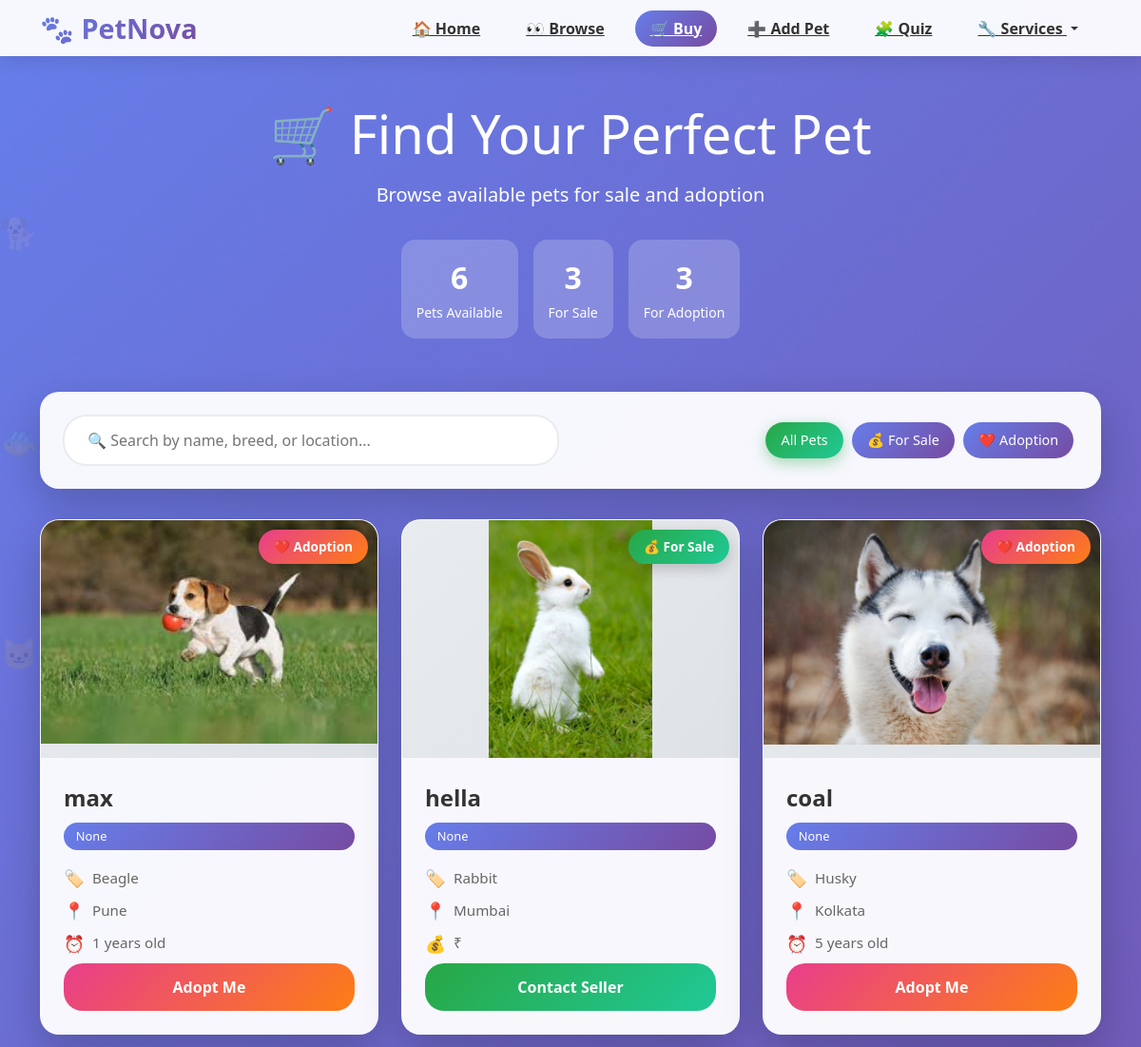
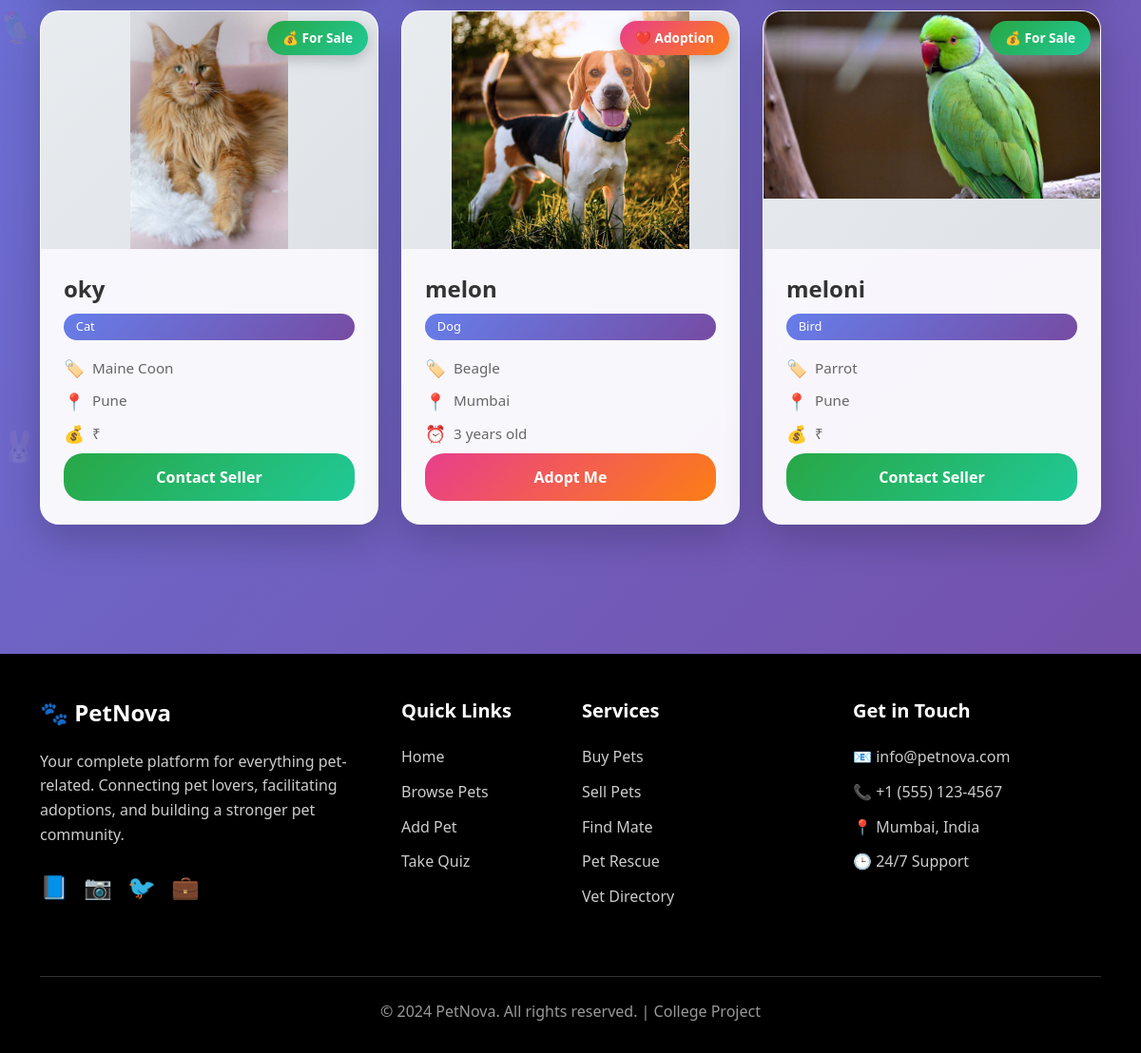
/buy, run on the app's committed database (2 pictures, top to bottom).
### tables this page shows
CREATE TABLE pets (
                id INTEGER PRIMARY KEY AUTOINCREMENT,
                name TEXT,
                breed TEXT,
                location TEXT,
                age INTEGER,
                purpose TEXT,
                photo TEXT
            , category TEXT);

### pet mate/app.py (the view)
@app.route('/buy')
def buy_pets():
    conn = sqlite3.connect("pets.db")
    conn.row_factory = sqlite3.Row  # Option A: allows attribute-like access in templates
    pets = conn.execute(
        "SELECT * FROM pets WHERE purpose IN ('Sale', 'Adoption')"
    ).fetchall()
    conn.close()
    return render_template('buy_pets.html', pets=pets)

### pet mate/templates/buy_pets.html (shortened to what this page needs)
<!DOCTYPE html>
<html>
<head>
    <link rel="stylesheet" href="https://cdn.jsdelivr.net/npm/bootstrap@5.3.0/dist/css/bootstrap.min.css">
</head>
<body>
    <nav class="navbar navbar-expand-lg navbar-custom">
        <div class="container">
            <a class="navbar-brand-custom" href="/">
                🐾 PetNova
            </a>
            <div class="collapse navbar-collapse" id="navbarNav">
                <ul class="navbar-nav ms-auto">
                    <li class="nav-item">
                        <a class="nav-link-custom" href="/">🏠 Home</a>
                    </li>
                    <li class="nav-item">
                        <a class="nav-link-custom" href="/pets">👀 Browse</a>
                    </li>
                    <li class="nav-item">
                        <a class="nav-link-custom active" href="/buy">🛒 Buy</a>
                    </li>
                    <li class="nav-item">
                        <a class="nav-link-custom" href="/add">➕ Add Pet</a>
                    </li>
                    <li class="nav-item">
                        <a class="nav-link-custom" href="/quiz">🧩 Quiz</a>
                    </li>
                    <li class="nav-item dropdown">
                        <a class="nav-link-custom dropdown-toggle" href="#" id="servicesDropdown" role="button" data-bs-toggle="dropdown" aria-expanded="false">
                            🔧 Services
                        </a>
                    </li>
                </ul>
            </div>
        </div>
    </nav>
    <div class="floating-elements">
        <div class="floating-pet" style="top: 10%; animation-delay: 0s;">🐕</div>
        <div class="floating-pet" style="top: 30%; animation-delay: 7s;">🐱</div>
        <div class="floating-pet" style="top: 50%; animation-delay: 14s;">🦜</div>
        <div class="floating-pet" style="top: 70%; animation-delay: 21s;">🐰</div>
        <div class="floating-pet" style="top: 20%; animation-delay: 5s;">🐠</div>
    </div>
    <div class="content-wrapper">
        <div class="hero-section">
            <div class="container">
                <h1 class="display-4 mb-3">🛒 Find Your Perfect Pet</h1>
                <p class="lead">Browse available pets for sale and adoption</p>
                <div class="d-flex justify-content-center flex-wrap mt-4">
                    <div class="stats-badge">
                        <span class="stats-number" id="totalPets">0</span>
                        <small>Pets Available</small>
                    </div>
                    <div class="stats-badge">
                        <span class="stats-number" id="forSale">0</span>
                        <small>For Sale</small>
                    </div>
                    <div class="stats-badge">
                        <span class="stats-number" id="forAdoption">0</span>
                        <small>For Adoption</small>
                    </div>
                </div>
            </div>
        </div>
        <div class="container pb-5">
            <div class="filter-section">
                <div class="row align-items-center">
                    <div class="col-md-6 mb-3 mb-md-0">
                        <input type="text" class="search-box" id="searchInput" placeholder="🔍 Search by name, breed, or location...">
                    </div>
                    <div class="col-md-6">
                        <div class="d-flex flex-wrap justify-content-md-end">
                            <button class="filter-btn active" data-filter="all">All Pets</button>
                            <button class="filter-btn" data-filter="Sale">💰 For Sale</button>
                            <button class="filter-btn" data-filter="Adoption">❤️ Adoption</button>
                        </div>
                    </div>
                </div>
            </div>
             <div class="row" id="petGrid">
                {% for pet in pets %}
                <div class="col-lg-4 col-md-6 mb-4 pet-item fade-in"
                data-name="{{ pet.name }}"
                data-breed="{{ pet.breed }}"
                data-location="{{ pet.location }}"
                data-purpose="{{ pet.purpose }}"
                data-category="{{ pet.category }}">
                <div class="pet-card">
                    <div class="pet-image-container">
                        <img class="pet-image" src="{{ url_for('static', filename='uploads/' ~ pet['photo']) }}" alt="{{ pet.name }}" onerror="this.style.display='none'; this.nextElementSibling.style.display='flex';">
                        <div class="pet-badge
                            {% if pet.purpose == 'Sale' %}badge-sale{% elif pet.purpose == 'Adoption' %}badge-adoption{% else %}badge-mate{% endif %}">
                            {% if pet.purpose == 'Sale' %}💰 For Sale{% elif pet.purpose == 'Adoption' %}❤️ Adoption{% else %}💕 Mate{% endif %}
                        </div>
                    </div>
                    <div class="pet-content">
                        <div class="pet-name">{{ pet.name }}</div>
                        <span class="pet-category">{{ pet.category }}</span>
                        <div class="pet-info">
                            <span class="pet-info-icon">🏷️</span>
                            <span>{{ pet.breed }}</span>
                        </div>
                        <div class="pet-info">
                            <span class="pet-info-icon">📍</span>
                            <span>{{ pet.location }}</span>
                        </div>
                        {% if pet.purpose == 'Sale' %}
                        <div class="pet-info">
                            <span class="pet-info-icon">💰</span>
                            <span>₹{{ pet.price }}</span>
                        </div>
                        {% elif pet.purpose == 'Adoption' %}
                        <div class="pet-info">
                            <span class="pet-info-icon">⏰</span>
                            <span>{{ pet.age }} years old</span>
                        </div>
                        {% endif %}
                        <button class="btn-action
                        {% if pet.purpose == 'Sale' %}btn-buy{% else %}btn-adopt{% endif %}"> {% if pet.purpose == 'Sale' %}Contact Seller{% else %}Adopt Me{% endif %}
                    </button>
                </div>
            </div>
        </div>
        {% endfor %}
    </div>
        </div>
    </div>
    <footer class="footer-custom">
        <div class="container">
            <div class="row">
                <div class="col-lg-4 col-md-6 mb-4">
                    <h4 class="footer-heading">🐾 PetNova</h4>
                    <p class="footer-text">
                        Your complete platform for everything pet-related. Connecting pet lovers, facilitating adoptions, and building a stronger pet community.
                    </p>
                    <div class="social-links">
                        <a href="#" class="social-link">📘</a>
                        <a href="#" class="social-link">📷</a>
                        <a href="#" class="social-link">🐦</a>
                        <a href="#" class="social-link">💼</a>
                    </div>
                </div>
                <div class="col-lg-2 col-md-6 mb-4">
                    <h5 class="footer-heading">Quick Links</h5>
                    <ul class="footer-links">
                        <li><a href="/">Home</a></li>
                        <li><a href="/pets">Browse Pets</a></li>
                        <li><a href="/add">Add Pet</a></li>
                        <li><a href="/quiz">Take Quiz</a></li>
                    </ul>
                </div>
                <div class="col-lg-3 col-md-6 mb-4">
                    <h5 class="footer-heading">Services</h5>
                    <ul class="footer-links">
                        <li><a href="/buy">Buy Pets</a></li>
                        <li><a href="/sell">Sell Pets</a></li>
                        <li><a href="/mate">Find Mate</a></li>
                        <li><a href="/rescue">Pet Rescue</a></li>
                        <li><a href="/vet">Vet Directory</a></li>
                    </ul>
                </div>
                <div class="col-lg-3 col-md-6 mb-4">
                    <h5 class="footer-heading">Get in Touch</h5>
                    <ul class="footer-links">
                        <li><a href="#">📧 info@petnova.com</a></li>
                        <li><a href="#">📞 +1 (555) 123-4567</a></li>
                        <li><a href="#">📍 Mumbai, India</a></li>
                        <li><a href="#">🕒 24/7 Support</a></li>
                    </ul>
                </div>
            </div>
            <div class="footer-bottom">
                <p>&copy; 2024 PetNova. All rights reserved. | College Project</p>
            </div>
        </div>
    </footer>
    <!DOCTYPE html>
<html>
<head>
    <link rel="stylesheet" href="https://cdn.jsdelivr.net/npm/bootstrap@5.3.0/dist/css/bootstrap.min.css">
</head>
<body>
</body>
</html>

### data on the page
pets: photo (picture), purpose "❤️ Adoption", name "max", category "None", breed "Beagle", location "Pune", age "1"
pets: photo (picture), purpose "💰 For Sale", name "hella", category "None", breed "Rabbit", location "Mumbai"
pets: photo (picture), purpose "❤️ Adoption", name "coal", category "None", breed "Husky", location "Kolkata", age "5"
pets: photo (picture), purpose "💰 For Sale", name "oky", category "Cat", breed "Maine Coon", location "Pune"
pets: photo (picture), purpose "❤️ Adoption", name "melon", category "Dog", breed "Beagle", location "Mumbai", age "3"
pets: photo (picture), purpose "💰 For Sale", name "meloni", category "Bird", breed "Parrot", location "Pune"
